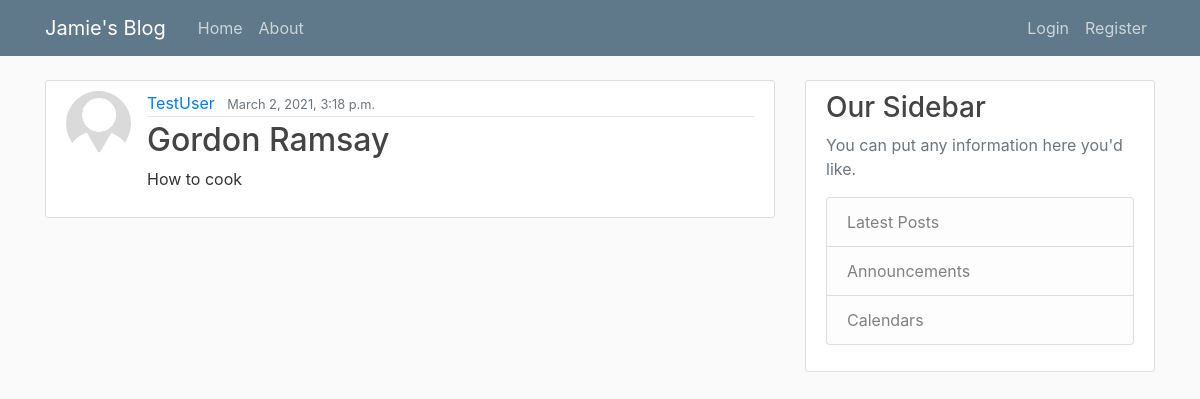
The page /post/10/ on the database its author committed.
### blog/models.py (models this page shows, shortened)
class Post(models.Model):
    title = models.CharField(max_length = 100)
    body = models.TextField()
    date_posted = models.DateTimeField(default = timezone.now)
    author = models.ForeignKey(User, on_delete=models.CASCADE)

### user/models.py (models this page shows, shortened)
class Profile(models.Model):
    user = models.OneToOneField(User, on_delete=models.CASCADE)
    image = models.ImageField(default='default.jpg', upload_to='profile_pics')

### blog/views.py (the view)
# urls.py: path('post/<int:pk>/', views.PostDetailView.as_view(), name='post-detail'),
class PostDetailView(DetailView):
    model = Post

### blog/templates/blog/post_detail.html (shortened to what this page needs)
{% extends "blog/base.html" %}
{% block content %}
<article class="media content-section">
    <img class="rounded-circle article-img" src="{{ object.author.profile.image.url }}"></img>
    <div class="media-body">
        <div class="article-metadata">
            <a class="mr-2" href="{% url 'user-posts' object.author.username %}">{{ object.author }}</a>
            <small class="text-muted">{{ object.date_posted }}</small>
        </div>
        <h2 class="article-title">{{ object.title }}</h2>
        <p class="article-content">{{ object.body }}</p>
    </div>
</article>
{% endblock content %}

### blog/static/blog/main.css (style rules this page uses)
body { background: #fafafa; color: #333333; margin-top: 5rem; }
h1, h2, h3, h4, h5, h6 { color: #444444; }
.content-section { background: #ffffff; padding: 10px 20px; border: 1px solid #dddddd; border-radius: 3px; margin-bottom: 20px; }
.article-title { color: #444444; }
.article-content { white-space: pre-line; }
.article-img { height: 65px; width: 65px; margin-right: 16px; }
.article-metadata { padding-bottom: 1px; margin-bottom: 4px; border-bottom: 1px solid #e3e3e3 }

### rows shown on the page
Post: author.profile.image (placeholder picture), author "TestUser", date_posted "March 2, 2021, 3:18 p.m.", title "Gordon Ramsay", body "How to cook"
